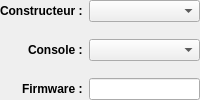
                 <widget class="QWidget" name="pageCon">
                  <layout class="QVBoxLayout" name="verticalLayout_14">
                   <property name="leftMargin">
                    <number>0</number>
                   </property>
                   <property name="topMargin">
                    <number>0</number>
                   </property>
                   <property name="rightMargin">
                    <number>0</number>
                   </property>
                   <property name="bottomMargin">
                    <number>0</number>
                   </property>
                   <item>
                    <layout class="QFormLayout" name="formLayout_10">
                     <property name="labelAlignment">
                      <set>Qt::AlignRight|Qt::AlignTrailing|Qt::AlignVCenter</set>
                     </property>
                     <property name="verticalSpacing">
                      <number>0</number>
                     </property>
                     <item row="0" column="1">
                      <widget class="QComboBox" name="con_type">
                       <property name="currentIndex">
                        <number>-1</number>
                       </property>
                      </widget>
                     </item>
                     <item row="0" column="0">
                      <widget class="QLabel" name="label_29">
                       <property name="font">
                        <font>
                         <weight>75</weight>
                         <bold>true</bold>
                        </font>
                       </property>
                       <property name="text">
                        <string>Constructeur :</string>
                       </property>
                      </widget>
                     </item>
                     <item row="2" column="0">
                      <widget class="QLabel" name="label_48">
                       <property name="font">
                        <font>
                         <weight>75</weight>
                         <bold>true</bold>
                        </font>
                       </property>
                       <property name="text">
                        <string>Console :</string>
                       </property>
                      </widget>
                     </item>
                     <item row="2" column="1">
                      <widget class="QComboBox" name="con_console"/>
                     </item>
                     <item row="4" column="1">
                      <widget class="QLineEdit" name="con_firmw"/>
                     </item>
                     <item row="4" column="0">
                      <widget class="QLabel" name="con_lblFirmw">
                       <property name="font">
                        <font>
                         <weight>75</weight>
                         <bold>true</bold>
                        </font>
                       </property>
                       <property name="text">
                        <string>Firmware :</string>
                       </property>
                      </widget>
                     </item>
                     <item row="1" column="1">
                      <widget class="QWidget" name="widget_11" native="true">
                       <property name="sizePolicy">
                        <sizepolicy hsizetype="Preferred" vsizetype="Preferred">
                         <horstretch>0</horstretch>
                         <verstretch>1</verstretch>
                        </sizepolicy>
                       </property>
                      </widget>
                     </item>
                     <item row="3" column="1">
                      <widget class="QWidget" name="widget_12" native="true">
                       <property name="sizePolicy">
                        <sizepolicy hsizetype="Preferred" vsizetype="Preferred">
                         <horstretch>0</horstretch>
                         <verstretch>1</verstretch>
                        </sizepolicy>
                       </property>
                      </widget>
                     </item>
                    </layout>
                   </item>
                  </layout>
                 </widget>
